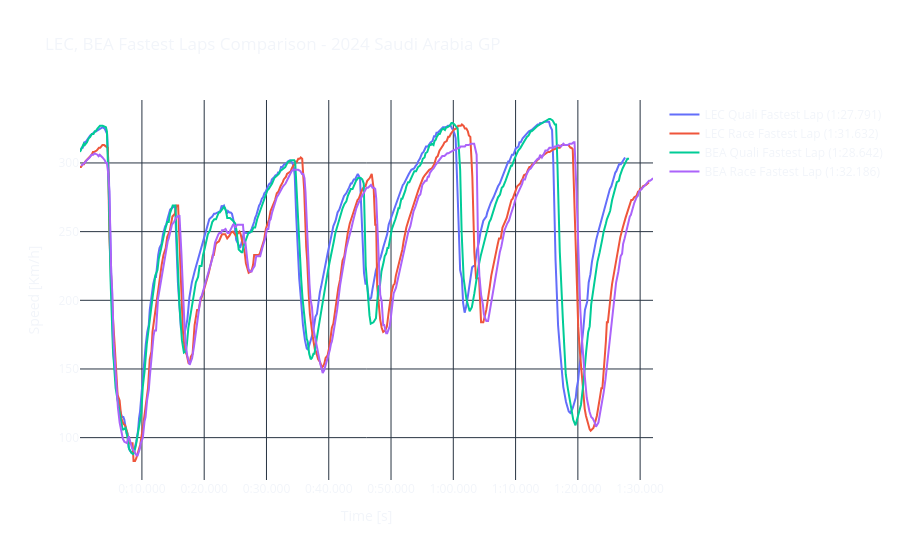

The notebook cell saved with this chart:
### Code cell
plot_fastest_laps(2024, 'Saudi Arabia','Q','R', ['LEC', 'BEA'])

### Figure 1 — Plotly figure (JSON) as saved in the notebook; plotly's stock layout.template omitted (floating-point values rounded to 4 significant figures; data arrays with more than 128 entries replaced by an {"elided": "..."} marker saying what was removed)
{"data": [{"mode": "lines", "name": "LEC Quali Fastest Lap (1:27.791)", "type": "scatter", "x": {"elided": "333 float values"}, "y": {"elided": "333 int values"}}, {"mode": "lines", "name": "LEC Race Fastest Lap (1:31.632)", "type": "scatter", "x": {"elided": "355 float values"}, "y": {"elided": "355 int values"}}, {"mode": "lines", "name": "BEA Quali Fastest Lap (1:28.642)", "type": "scatter", "x": {"elided": "337 float values"}, "y": {"elided": "337 int values"}}, {"mode": "lines", "name": "BEA Race Fastest Lap (1:32.186)", "type": "scatter", "x": {"elided": "361 float values"}, "y": {"elided": "361 int values"}}], "layout": {"paper_bgcolor": "rgba(0, 0, 0, 0)", "plot_bgcolor": "rgba(0, 0, 0, 0)", "title": {"text": "LEC, BEA Fastest Laps Comparison - 2024 Saudi Arabia GP"}, "xaxis": {"tickmode": "array", "ticktext": ["0:00.000", "0:10.000", "0:20.000", "0:30.000", "0:40.000", "0:50.000", "1:00.000", "1:10.000", "1:20.000", "1:30.000", "1:40.000"], "tickvals": [0, 10, 20, 30, 40, 50, 60, 70, 80, 90, 100], "title": {"text": "Time [s]"}}, "yaxis": {"title": {"text": "Speed [Km/h]"}}}}
